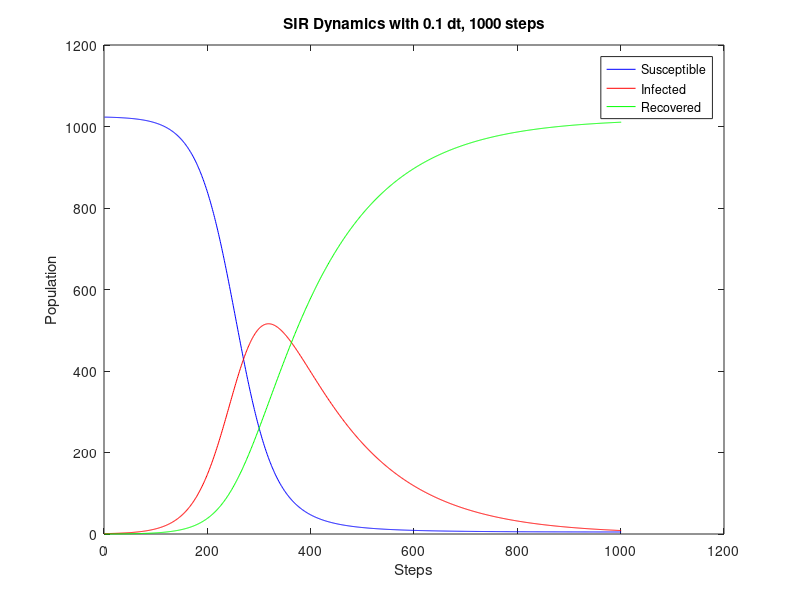

MATLAB code for this plot:
steps = 1000;
dt = 0.1;
replications = 0;
dynamics = [
1023.000,1.000,0.000;
1023.000,1.000,0.000;
1023.000,1.000,0.000;
1023.000,1.000,0.000;
1022.965,1.028,0.007;
1022.930,1.057,0.013;
1022.895,1.085,0.020;
1022.859,1.114,0.027;
1022.822,1.144,0.034;
1022.784,1.175,0.041;
1022.745,1.206,0.049;
1022.705,1.238,0.056;
1022.664,1.272,0.064;
1022.622,1.306,0.072;
1022.579,1.341,0.080;
1022.534,1.377,0.089;
1022.489,1.414,0.097;
1022.442,1.452,0.106;
1022.394,1.491,0.116;
1022.344,1.531,0.125;
1022.294,1.572,0.135;
1022.242,1.614,0.145;
1022.188,1.657,0.155;
1022.133,1.702,0.165;
1022.077,1.747,0.176;
1022.019,1.794,0.187;
1021.959,1.842,0.198;
1021.898,1.892,0.210;
1021.836,1.942,0.222;
1021.771,1.994,0.234;
1021.705,2.048,0.247;
1021.637,2.103,0.260;
1021.568,2.159,0.273;
1021.496,2.217,0.287;
1021.423,2.276,0.301;
1021.347,2.337,0.315;
1021.270,2.400,0.330;
1021.191,2.464,0.345;
1021.109,2.530,0.361;
1021.025,2.598,0.377;
1020.939,2.668,0.393;
1020.851,2.739,0.410;
1020.760,2.812,0.427;
1020.667,2.888,0.445;
1020.572,2.965,0.463;
1020.473,3.044,0.482;
1020.373,3.126,0.501;
1020.269,3.209,0.521;
1020.163,3.295,0.542;
1020.054,3.384,0.562;
1019.942,3.474,0.584;
1019.827,3.567,0.606;
1019.709,3.662,0.628;
1019.588,3.760,0.651;
1019.464,3.861,0.675;
1019.336,3.964,0.700;
1019.205,4.070,0.725;
1019.071,4.179,0.750;
1018.933,4.291,0.777;
1018.791,4.405,0.804;
1018.645,4.523,0.832;
1018.496,4.644,0.860;
1018.342,4.768,0.890;
1018.185,4.895,0.920;
1018.023,5.026,0.951;
1017.857,5.160,0.983;
1017.687,5.298,1.015;
1017.512,5.439,1.049;
1017.333,5.584,1.083;
1017.148,5.733,1.119;
1016.959,5.886,1.155;
1016.765,6.043,1.192;
1016.566,6.204,1.230;
1016.361,6.369,1.270;
1016.151,6.539,1.310;
1015.935,6.713,1.351;
1015.714,6.892,1.394;
1015.487,7.076,1.437;
1015.254,7.264,1.482;
1015.015,7.457,1.528;
1014.769,7.656,1.575;
1014.517,7.859,1.624;
1014.258,8.068,1.673;
1013.993,8.283,1.724;
1013.720,8.503,1.777;
1013.441,8.729,1.831;
1013.153,8.961,1.886;
1012.859,9.199,1.942;
1012.556,9.443,2.001;
1012.246,9.693,2.060;
1011.928,9.951,2.122;
1011.601,10.214,2.185;
1011.266,10.485,2.249;
1010.921,10.763,2.316;
1010.568,11.048,2.384;
1010.206,11.341,2.454;
1009.834,11.641,2.525;
1009.452,11.949,2.599;
1009.061,12.265,2.675;
1008.659,12.589,2.752;
1008.247,12.921,2.832;
1007.824,13.263,2.914;
1007.390,13.613,2.998;
1006.944,13.972,3.084;
1006.487,14.340,3.172;
1006.019,14.718,3.263;
1005.538,15.106,3.356;
1005.045,15.504,3.452;
1004.538,15.912,3.550;
1004.019,16.330,3.650;
1003.487,16.760,3.754;
1002.940,17.200,3.860;
1002.380,17.651,3.969;
1001.805,18.114,4.080;
1001.216,18.589,4.195;
1000.611,19.076,4.313;
999.990,19.576,4.434;
999.354,20.088,4.558;
998.702,20.613,4.685;
998.033,21.152,4.815;
997.347,21.704,4.949;
996.643,22.270,5.087;
995.921,22.851,5.228;
995.182,23.446,5.372;
994.423,24.056,5.521;
993.645,24.682,5.673;
992.848,25.323,5.829;
992.030,25.980,5.990;
991.192,26.654,6.154;
990.332,27.345,6.323;
989.451,28.052,6.496;
988.548,28.778,6.674;
987.623,29.521,6.856;
986.674,30.283,7.043;
985.702,31.063,7.235;
984.705,31.863,7.432;
983.684,32.682,7.634;
982.637,33.522,7.841;
981.565,34.382,8.053;
980.466,35.263,8.271;
979.340,36.165,8.495;
978.187,37.089,8.724;
977.005,38.036,8.959;
975.795,39.005,9.200;
974.554,39.998,9.447;
973.284,41.015,9.701;
971.983,42.056,9.961;
970.651,43.121,10.228;
969.287,44.212,10.501;
967.889,45.329,10.781;
966.459,46.472,11.069;
964.994,47.642,11.364;
963.495,48.840,11.666;
961.959,50.065,11.976;
960.388,51.319,12.293;
958.780,52.601,12.619;
957.134,53.914,12.953;
955.449,55.256,13.295;
953.725,56.629,13.645;
951.961,58.034,14.005;
950.157,59.470,14.373;
948.311,60.938,14.751;
946.423,62.440,15.138;
944.491,63.975,15.534;
942.516,65.544,15.940;
940.496,67.147,16.357;
938.431,68.786,16.783;
936.319,70.460,17.220;
934.161,72.171,17.668;
931.955,73.919,18.126;
929.700,75.704,18.596;
927.395,77.527,19.077;
925.041,79.389,19.570;
922.635,81.290,20.075;
920.178,83.231,20.592;
917.668,85.212,21.121;
915.104,87.233,21.663;
912.486,89.296,22.218;
909.814,91.401,22.786;
907.085,93.548,23.367;
904.300,95.737,23.963;
901.458,97.970,24.572;
898.557,100.247,25.196;
895.598,102.568,25.834;
892.580,104.933,26.487;
889.501,107.344,27.155;
886.361,109.800,27.839;
883.160,112.302,28.539;
879.896,114.850,29.254;
876.570,117.444,29.986;
873.180,120.085,30.735;
869.726,122.774,31.501;
866.207,125.509,32.284;
862.623,128.293,33.084;
858.973,131.124,33.903;
855.258,134.003,34.739;
851.475,136.931,35.595;
847.625,139.906,36.469;
843.708,142.930,37.362;
839.723,146.002,38.275;
835.670,149.123,39.208;
831.548,152.292,40.161;
827.357,155.509,41.134;
823.098,158.774,42.128;
818.769,162.087,43.143;
814.372,165.448,44.180;
809.905,168.856,45.239;
805.369,172.312,46.319;
800.764,175.814,47.422;
796.089,179.363,48.548;
791.346,182.957,49.697;
786.534,186.597,50.869;
781.654,190.282,52.064;
776.705,194.011,53.284;
771.689,197.783,54.528;
766.605,201.598,55.797;
761.454,205.456,57.090;
756.238,209.354,58.409;
750.955,213.292,59.753;
745.608,217.270,61.122;
740.197,221.285,62.518;
734.722,225.338,63.940;
729.185,229.427,65.388;
723.587,233.550,66.864;
717.928,237.706,68.366;
712.210,241.895,69.895;
706.434,246.114,71.452;
700.601,250.362,73.037;
694.712,254.638,74.650;
688.769,258.940,76.291;
682.774,263.266,77.960;
676.728,267.615,79.657;
670.632,271.985,81.383;
664.488,276.373,83.139;
658.298,280.779,84.923;
652.064,285.201,86.736;
645.787,289.635,88.578;
639.469,294.081,90.450;
633.113,298.536,92.352;
626.720,302.998,94.282;
620.292,307.465,96.243;
613.832,311.935,98.233;
607.341,316.406,100.253;
600.822,320.875,102.303;
594.278,325.340,104.383;
587.710,329.798,106.492;
581.120,334.249,108.631;
574.512,338.688,110.800;
567.887,343.114,112.999;
561.248,347.525,115.227;
554.597,351.918,117.485;
547.937,356.290,119.772;
541.271,360.640,122.089;
534.600,364.965,124.435;
527.927,369.262,126.811;
521.255,373.530,129.215;
514.586,377.766,131.648;
507.923,381.967,134.110;
501.268,386.132,136.600;
494.624,390.258,139.118;
487.993,394.343,141.665;
481.377,398.384,144.239;
474.779,402.380,146.841;
468.202,406.328,149.470;
461.647,410.227,152.126;
455.117,414.075,154.808;
448.615,417.868,157.517;
442.142,421.606,160.252;
435.701,425.287,163.012;
429.293,428.909,165.798;
422.922,432.469,168.609;
416.588,435.968,171.444;
410.295,439.402,174.303;
404.044,442.770,177.187;
397.836,446.071,180.093;
391.674,449.304,183.022;
385.559,452.467,185.974;
379.493,455.559,188.948;
373.478,458.578,191.943;
367.516,461.524,194.960;
361.607,464.396,197.997;
355.753,467.193,201.054;
349.955,469.914,204.131;
344.216,472.558,207.227;
338.535,475.124,210.341;
332.914,477.612,213.474;
327.354,480.021,216.625;
321.857,482.351,219.792;
316.422,484.602,222.976;
311.051,486.773,226.176;
305.745,488.863,229.392;
300.504,490.874,232.623;
295.328,492.804,235.868;
290.220,494.653,239.127;
285.178,496.423,242.399;
280.203,498.112,245.685;
275.297,499.721,248.982;
270.458,501.250,252.292;
265.687,502.700,255.613;
260.985,504.071,258.944;
256.351,505.363,262.286;
251.786,506.576,265.637;
247.290,507.713,268.998;
242.862,508.771,272.367;
238.502,509.754,275.744;
234.211,510.660,279.129;
229.988,511.492,282.520;
225.832,512.249,285.919;
221.744,512.933,289.323;
217.723,513.543,292.733;
213.769,514.082,296.148;
209.882,514.550,299.568;
206.060,514.948,302.991;
202.304,515.277,306.419;
198.613,515.538,309.849;
194.986,515.732,313.282;
191.423,515.860,316.717;
187.923,515.923,320.154;
184.486,515.922,323.592;
181.111,515.858,327.031;
177.797,515.732,330.471;
174.544,515.546,333.910;
171.351,515.300,337.349;
168.216,514.996,340.787;
165.141,514.635,344.224;
162.123,514.217,347.660;
159.162,513.745,351.093;
156.257,513.219,354.524;
153.407,512.640,357.952;
150.613,512.010,361.377;
147.872,511.330,364.799;
145.184,510.600,368.216;
142.548,509.823,371.630;
139.964,508.998,375.038;
137.430,508.128,378.442;
134.946,507.213,381.841;
132.511,506.255,385.235;
130.124,505.254,388.622;
127.784,504.212,392.003;
125.492,503.130,395.379;
123.244,502.009,398.747;
121.042,500.850,402.108;
118.884,499.653,405.462;
116.769,498.421,408.809;
114.697,497.154,412.148;
112.667,495.854,415.479;
110.678,494.520,418.802;
108.729,493.155,422.116;
106.819,491.759,425.422;
104.949,490.333,428.719;
103.116,488.878,432.007;
101.320,487.395,435.285;
99.561,485.885,438.554;
97.838,484.348,441.813;
96.151,482.787,445.062;
94.497,481.201,448.302;
92.877,479.592,451.531;
91.291,477.960,454.749;
89.737,476.306,457.957;
88.214,474.631,461.154;
86.723,472.936,464.341;
85.262,471.222,467.516;
83.831,469.489,470.680;
82.429,467.738,473.833;
81.056,465.970,476.975;
79.710,464.185,480.105;
78.393,462.384,483.223;
77.102,460.569,486.329;
75.837,458.739,489.424;
74.598,456.895,492.507;
73.384,455.039,495.577;
72.195,453.169,498.635;
71.030,451.288,501.681;
69.889,449.396,504.715;
68.771,447.493,507.736;
67.675,445.580,510.745;
66.602,443.658,513.741;
65.550,441.726,516.724;
64.519,439.787,519.694;
63.509,437.839,522.652;
62.519,435.884,525.597;
61.550,433.922,528.529;
60.599,431.953,531.448;
59.668,429.979,534.354;
58.755,427.999,537.246;
57.860,426.014,540.126;
56.983,424.024,542.993;
56.124,422.030,545.846;
55.281,420.033,548.686;
54.455,418.032,551.513;
53.646,416.028,554.326;
52.852,414.021,557.127;
52.074,412.012,559.914;
51.311,410.002,562.687;
50.563,407.989,565.447;
49.830,405.976,568.194;
49.111,403.962,570.927;
48.406,401.947,573.647;
47.714,399.932,576.354;
47.036,397.917,579.047;
46.371,395.902,581.726;
45.719,393.888,584.393;
45.079,391.875,587.045;
44.452,389.863,589.685;
43.836,387.853,592.311;
43.232,385.844,594.923;
42.640,383.838,597.522;
42.059,381.833,600.108;
41.489,379.831,602.680;
40.929,377.831,605.239;
40.381,375.835,607.785;
39.842,373.841,610.317;
39.313,371.851,612.836;
38.795,369.864,615.341;
38.286,367.881,617.834;
37.786,365.901,620.313;
37.295,363.926,622.778;
36.814,361.955,625.231;
36.341,359.988,627.670;
35.878,358.026,630.097;
35.422,356.068,632.510;
34.975,354.116,634.909;
34.536,352.168,637.296;
34.105,350.225,639.670;
33.681,348.288,642.031;
33.266,346.356,644.379;
32.858,344.429,646.714;
32.457,342.508,649.035;
32.063,340.593,651.344;
31.676,338.683,653.641;
31.296,336.780,655.924;
30.923,334.883,658.195;
30.556,332.991,660.453;
30.196,331.106,662.698;
29.842,329.228,664.930;
29.494,327.356,667.150;
29.152,325.490,669.358;
28.817,323.631,671.552;
28.487,321.779,673.735;
28.162,319.933,675.905;
27.843,318.094,678.062;
27.530,316.262,680.208;
27.222,314.437,682.340;
26.919,312.620,684.461;
26.622,310.809,686.569;
26.329,309.005,688.666;
26.042,307.209,690.750;
25.759,305.419,692.822;
25.481,303.637,694.882;
25.207,301.863,696.930;
24.938,300.095,698.966;
24.674,298.336,700.990;
24.414,296.583,703.003;
24.158,294.839,705.003;
23.906,293.101,706.992;
23.659,291.371,708.970;
23.416,289.649,710.935;
23.176,287.935,712.889;
22.940,286.228,714.832;
22.709,284.529,716.763;
22.481,282.837,718.682;
22.256,281.154,720.590;
22.035,279.478,722.487;
21.818,277.809,724.373;
21.604,276.149,726.247;
21.394,274.496,728.110;
21.186,272.851,729.962;
20.982,271.214,731.803;
20.782,269.585,733.633;
20.584,267.963,735.452;
20.390,266.350,737.260;
20.198,264.744,739.058;
20.010,263.146,740.844;
19.824,261.556,742.620;
19.641,259.974,744.385;
19.461,258.400,746.139;
19.284,256.833,747.883;
19.110,255.275,749.616;
18.938,253.724,751.339;
18.768,252.181,753.051;
18.602,250.646,754.753;
18.437,249.118,756.444;
18.276,247.599,758.125;
18.116,246.087,759.796;
17.959,244.584,761.457;
17.805,243.088,763.108;
17.652,241.599,764.748;
17.502,240.119,766.379;
17.354,238.646,767.999;
17.208,237.181,769.610;
17.065,235.724,771.211;
16.923,234.275,772.802;
16.784,232.833,774.383;
16.646,231.399,775.955;
16.511,229.973,777.516;
16.377,228.554,779.069;
16.245,227.143,780.611;
16.116,225.740,782.144;
15.988,224.344,783.668;
15.862,222.956,785.182;
15.737,221.575,786.687;
15.615,220.202,788.183;
15.494,218.837,789.669;
15.375,217.479,791.147;
15.257,216.128,792.615;
15.141,214.785,794.073;
15.027,213.450,795.523;
14.914,212.122,796.964;
14.803,210.801,798.396;
14.693,209.487,799.819;
14.585,208.181,801.233;
14.479,206.883,802.639;
14.373,205.591,804.035;
14.270,204.307,805.423;
14.167,203.030,806.802;
14.066,201.761,808.173;
13.967,200.498,809.535;
13.868,199.243,810.888;
13.771,197.995,812.234;
13.676,196.754,813.570;
13.581,195.520,814.898;
13.488,194.294,816.218;
13.396,193.074,817.530;
13.305,191.861,818.834;
13.216,190.655,820.129;
13.127,189.457,821.416;
13.040,188.265,822.695;
12.954,187.080,823.966;
12.869,185.902,825.229;
12.785,184.731,826.484;
12.702,183.566,827.732;
12.620,182.409,828.971;
12.540,181.258,830.202;
12.460,180.114,831.426;
12.381,178.977,832.642;
12.304,177.846,833.851;
12.227,176.722,835.051;
12.151,175.604,836.245;
12.076,174.493,837.430;
12.002,173.389,838.608;
11.930,172.291,839.779;
11.858,171.200,840.942;
11.786,170.115,842.098;
11.716,169.037,843.247;
11.647,167.965,844.388;
11.578,166.899,845.522;
11.511,165.840,846.649;
11.444,164.787,847.769;
11.378,163.741,848.882;
11.312,162.700,849.987;
11.248,161.666,851.086;
11.184,160.638,852.177;
11.121,159.617,853.262;
11.059,158.601,854.340;
10.998,157.591,855.411;
10.937,156.588,856.475;
10.877,155.591,857.532;
10.818,154.599,858.583;
10.759,153.614,859.627;
10.702,152.634,860.664;
10.644,151.661,861.695;
10.588,150.693,862.719;
10.532,149.732,863.736;
10.477,148.776,864.747;
10.422,147.826,865.752;
10.368,146.881,866.750;
10.315,145.943,867.742;
10.262,145.010,868.728;
10.210,144.083,869.707;
10.159,143.161,870.680;
10.108,142.245,871.647;
10.058,141.335,872.607;
10.008,140.430,873.561;
9.959,139.531,874.510;
9.910,138.638,875.452;
9.862,137.749,876.388;
9.815,136.867,877.318;
9.768,135.989,878.243;
9.721,135.118,879.161;
9.676,134.251,880.073;
9.630,133.390,880.980;
9.585,132.534,881.881;
9.541,131.683,882.776;
9.497,130.838,883.665;
9.454,129.998,884.549;
9.411,129.163,885.427;
9.368,128.333,886.299;
9.326,127.508,887.165;
9.285,126.689,888.027;
9.243,125.874,888.882;
9.203,125.065,889.732;
9.163,124.261,890.577;
9.123,123.461,891.416;
9.084,122.667,892.250;
9.045,121.877,893.078;
9.006,121.093,893.901;
8.968,120.313,894.719;
8.930,119.538,895.531;
8.893,118.768,896.339;
8.856,118.003,897.141;
8.820,117.243,897.938;
8.784,116.487,898.730;
8.748,115.736,899.516;
8.713,114.990,900.298;
8.678,114.248,901.074;
8.643,113.511,901.846;
8.609,112.779,902.613;
8.575,112.051,903.374;
8.541,111.328,904.131;
8.508,110.609,904.883;
8.475,109.895,905.630;
8.443,109.185,906.372;
8.411,108.480,907.109;
8.379,107.779,907.842;
8.347,107.083,908.570;
8.316,106.391,909.293;
8.285,105.703,910.012;
8.255,105.020,910.726;
8.224,104.341,911.435;
8.194,103.666,912.140;
8.165,102.995,912.840;
8.136,102.329,913.535;
8.106,101.667,914.226;
8.078,101.009,914.913;
8.049,100.356,915.595;
8.021,99.706,916.273;
7.993,99.060,916.946;
7.966,98.419,917.615;
7.938,97.782,918.280;
7.911,97.148,918.941;
7.884,96.519,919.597;
7.858,95.894,920.249;
7.832,95.272,920.896;
7.806,94.655,921.540;
7.780,94.041,922.179;
7.754,93.432,922.814;
7.729,92.826,923.445;
7.704,92.224,924.072;
7.679,91.626,924.695;
7.655,91.031,925.314;
7.631,90.441,925.929;
7.606,89.854,926.539;
7.583,89.271,927.146;
7.559,88.692,927.749;
7.536,88.116,928.348;
7.513,87.544,928.943;
7.490,86.976,929.535;
7.467,86.411,930.122;
7.444,85.850,930.706;
7.422,85.292,931.286;
7.400,84.738,931.862;
7.378,84.188,932.434;
7.357,83.641,933.003;
7.335,83.097,933.568;
7.314,82.557,934.129;
7.293,82.021,934.686;
7.272,81.487,935.240;
7.252,80.958,935.791;
7.231,80.431,936.338;
7.211,79.908,936.881;
7.191,79.389,937.421;
7.171,78.872,937.957;
7.151,78.359,938.489;
7.132,77.850,939.019;
7.112,77.343,939.545;
7.093,76.840,940.067;
7.074,76.340,940.586;
7.055,75.843,941.102;
7.037,75.349,941.614;
7.018,74.859,942.123;
7.000,74.372,942.628;
6.982,73.887,943.131;
6.964,73.406,943.630;
6.946,72.928,944.126;
6.929,72.453,944.618;
6.911,71.981,945.108;
6.894,71.513,945.594;
6.877,71.047,946.077;
6.860,70.584,946.557;
6.843,70.124,947.033;
6.826,69.667,947.507;
6.809,69.213,947.978;
6.793,68.762,948.445;
6.777,68.314,948.909;
6.761,67.868,949.371;
6.745,67.426,949.829;
6.729,66.986,950.285;
6.713,66.550,950.737;
6.698,66.116,951.187;
6.682,65.684,951.633;
6.667,65.256,952.077;
6.652,64.830,952.518;
6.637,64.408,952.956;
6.622,63.987,953.391;
6.607,63.570,953.823;
6.593,63.155,954.252;
6.578,62.743,954.679;
6.564,62.334,955.103;
6.550,61.927,955.524;
6.535,61.523,955.942;
6.521,61.121,956.358;
6.508,60.722,956.770;
6.494,60.326,957.181;
6.480,59.932,957.588;
6.467,59.540,957.993;
6.453,59.152,958.395;
6.440,58.765,958.795;
6.427,58.382,959.191;
6.414,58.000,959.586;
6.401,57.621,959.978;
6.388,57.245,960.367;
6.375,56.871,960.753;
6.363,56.500,961.138;
6.350,56.130,961.519;
6.338,55.764,961.898;
6.326,55.399,962.275;
6.313,55.037,962.649;
6.301,54.678,963.021;
6.289,54.320,963.390;
6.278,53.965,963.757;
6.266,53.613,964.122;
6.254,53.262,964.484;
6.242,52.914,964.844;
6.231,52.568,965.201;
6.220,52.224,965.556;
6.208,51.883,965.909;
6.197,51.544,966.259;
6.186,51.206,966.608;
6.175,50.872,966.953;
6.164,50.539,967.297;
6.153,50.208,967.638;
6.143,49.880,967.978;
6.132,49.554,968.314;
6.121,49.229,968.649;
6.111,48.907,968.982;
6.100,48.587,969.312;
6.090,48.270,969.640;
6.080,47.954,969.966;
6.070,47.640,970.290;
6.060,47.328,970.612;
6.050,47.018,970.932;
6.040,46.711,971.249;
6.030,46.405,971.565;
6.020,46.101,971.878;
6.011,45.800,972.190;
6.001,45.500,972.499;
5.992,45.202,972.806;
5.982,44.906,973.112;
5.973,44.612,973.415;
5.964,44.320,973.716;
5.955,44.030,974.016;
5.945,43.741,974.313;
5.936,43.455,974.609;
5.927,43.170,974.902;
5.919,42.888,975.194;
5.910,42.607,975.484;
5.901,42.328,975.771;
5.892,42.050,976.057;
5.884,41.775,976.341;
5.875,41.501,976.623;
5.867,41.230,976.904;
5.858,40.959,977.182;
5.850,40.691,977.459;
5.842,40.424,977.734;
5.833,40.160,978.007;
5.825,39.896,978.278;
5.817,39.635,978.548;
5.809,39.375,978.815;
5.801,39.117,979.081;
5.793,38.861,979.346;
5.786,38.606,979.608;
5.778,38.353,979.869;
5.770,38.102,980.128;
5.763,37.852,980.385;
5.755,37.604,980.641;
5.747,37.358,980.895;
5.740,37.113,981.147;
5.733,36.869,981.398;
5.725,36.628,981.647;
5.718,36.387,981.895;
5.711,36.149,982.140;
5.704,35.912,982.385;
5.696,35.676,982.627;
5.689,35.442,982.868;
5.682,35.210,983.108;
5.675,34.979,983.345;
5.669,34.750,983.582;
5.662,34.522,983.816;
5.655,34.295,984.050;
5.648,34.071,984.281;
5.642,33.847,984.511;
5.635,33.625,984.740;
5.628,33.405,984.967;
5.622,33.185,985.193;
5.615,32.968,985.417;
5.609,32.751,985.640;
5.603,32.537,985.861;
5.596,32.323,986.081;
5.590,32.111,986.299;
5.584,31.900,986.516;
5.578,31.691,986.731;
5.571,31.483,986.946;
5.565,31.277,987.158;
5.559,31.071,987.369;
5.553,30.867,987.579;
5.547,30.665,987.788;
5.541,30.464,987.995;
5.536,30.264,988.201;
5.530,30.065,988.405;
5.524,29.868,988.608;
5.518,29.672,988.810;
5.513,29.477,989.010;
5.507,29.283,989.210;
5.501,29.091,989.407;
5.496,28.900,989.604;
5.490,28.711,989.799;
5.485,28.522,989.993;
5.479,28.335,990.186;
5.474,28.149,990.377;
5.469,27.964,990.567;
5.463,27.780,990.756;
5.458,27.598,990.944;
5.453,27.417,991.130;
5.448,27.237,991.316;
5.442,27.058,991.500;
5.437,26.880,991.682;
5.432,26.704,991.864;
5.427,26.529,992.044;
5.422,26.354,992.223;
5.417,26.181,992.401;
5.412,26.009,992.578;
5.407,25.838,992.754;
5.403,25.669,992.929;
5.398,25.500,993.102;
5.393,25.333,993.274;
5.388,25.166,993.445;
5.384,25.001,993.615;
5.379,24.837,993.784;
5.374,24.674,993.952;
5.370,24.512,994.119;
5.365,24.351,994.284;
5.361,24.191,994.449;
5.356,24.032,994.612;
5.352,23.874,994.774;
5.347,23.717,994.936;
5.343,23.561,995.096;
5.338,23.406,995.255;
5.334,23.253,995.413;
5.330,23.100,995.570;
5.326,22.948,995.726;
5.321,22.797,995.881;
5.317,22.648,996.035;
5.313,22.499,996.188;
5.309,22.351,996.340;
5.305,22.204,996.491;
5.301,22.058,996.641;
5.297,21.913,996.790;
5.292,21.769,996.938;
5.288,21.626,997.085;
5.285,21.484,997.232;
5.281,21.343,997.377;
5.277,21.203,997.521;
5.273,21.063,997.664;
5.269,20.925,997.806;
5.265,20.787,997.948;
5.261,20.651,998.088;
5.258,20.515,998.228;
5.254,20.380,998.366;
5.250,20.246,998.504;
5.246,20.113,998.641;
5.243,19.981,998.776;
5.239,19.849,998.911;
5.236,19.719,999.046;
5.232,19.589,999.179;
5.228,19.461,999.311;
5.225,19.333,999.443;
5.221,19.206,999.573;
5.218,19.079,999.703;
5.214,18.954,999.832;
5.211,18.829,999.960;
5.208,18.705,1000.087;
5.204,18.582,1000.213;
5.201,18.460,1000.339;
5.198,18.339,1000.464;
5.194,18.218,1000.587;
5.191,18.099,1000.711;
5.188,17.980,1000.833;
5.184,17.861,1000.954;
5.181,17.744,1001.075;
5.178,17.627,1001.195;
5.175,17.511,1001.314;
5.172,17.396,1001.432;
5.169,17.282,1001.550;
5.166,17.168,1001.666;
5.162,17.055,1001.782;
5.159,16.943,1001.898;
5.156,16.832,1002.012;
5.153,16.721,1002.126;
5.150,16.611,1002.239;
5.147,16.502,1002.351;
5.144,16.393,1002.462;
5.142,16.285,1002.573;
5.139,16.178,1002.683;
5.136,16.072,1002.792;
5.133,15.966,1002.901;
5.130,15.861,1003.009;
5.127,15.757,1003.116;
5.124,15.653,1003.222;
5.122,15.550,1003.328;
5.119,15.448,1003.433;
5.116,15.346,1003.538;
5.113,15.245,1003.641;
5.111,15.145,1003.744;
5.108,15.045,1003.847;
5.105,14.946,1003.948;
5.103,14.848,1004.049;
5.100,14.750,1004.149;
5.097,14.653,1004.249;
5.095,14.557,1004.348;
5.092,14.461,1004.446;
5.090,14.366,1004.544;
5.087,14.272,1004.641;
5.085,14.178,1004.738;
5.082,14.084,1004.833;
5.080,13.992,1004.928;
5.077,13.900,1005.023;
5.075,13.808,1005.117;
5.072,13.717,1005.210;
5.070,13.627,1005.303;
5.068,13.538,1005.395;
5.065,13.448,1005.486;
5.063,13.360,1005.577;
5.061,13.272,1005.667;
5.058,13.185,1005.757;
5.056,13.098,1005.846;
5.054,13.012,1005.935;
5.051,12.926,1006.023;
5.049,12.841,1006.110;
5.047,12.757,1006.197;
5.045,12.673,1006.283;
5.042,12.589,1006.368;
5.040,12.506,1006.453;
5.038,12.424,1006.538;
5.036,12.342,1006.622;
5.034,12.261,1006.705;
5.031,12.180,1006.788;
5.029,12.100,1006.870;
5.027,12.021,1006.952;
5.025,11.942,1007.033;
5.023,11.863,1007.114;
5.021,11.785,1007.194;
5.019,11.707,1007.274;
5.017,11.630,1007.353;
5.015,11.554,1007.431;
5.013,11.478,1007.509;
5.011,11.402,1007.587;
5.009,11.327,1007.664;
5.007,11.253,1007.740;
5.005,11.179,1007.816;
5.003,11.105,1007.892;
5.001,11.032,1007.967;
4.999,10.959,1008.042;
4.997,10.887,1008.116;
4.995,10.815,1008.189;
4.994,10.744,1008.262;
4.992,10.674,1008.335;
4.990,10.603,1008.407;
4.988,10.534,1008.478;
4.986,10.464,1008.550;
4.984,10.395,1008.620;
4.983,10.327,1008.691;
4.981,10.259,1008.760;
4.979,10.191,1008.830;
4.977,10.124,1008.898;
4.976,10.058,1008.967;
4.974,9.991,1009.035;
4.972,9.926,1009.102;
4.970,9.860,1009.169;
4.969,9.795,1009.236;
4.967,9.731,1009.302;
4.965,9.667,1009.368;
4.964,9.603,1009.433;
4.962,9.540,1009.498;
4.960,9.477,1009.562;
4.959,9.415,1009.626;
4.957,9.353,1009.690;
4.955,9.291,1009.753;
4.954,9.230,1009.816;
4.952,9.169,1009.878;
4.951,9.109,1009.940;
4.949,9.049,1010.002;
4.948,8.989,1010.063;
4.946,8.930,1010.124;
4.945,8.871,1010.184;
4.943,8.813,1010.244;
4.942,8.755,1010.304;
4.940,8.697,1010.363;
4.939,8.640,1010.421;
4.937,8.583,1010.480;
4.936,8.527,1010.538;
4.934,8.471,1010.595;
];
susceptibleRatio = dynamics (:, 1);
infectedRatio = dynamics (:, 2);
recoveredRatio = dynamics (:, 3);
figure
plot (susceptibleRatio.', 'color', 'blue');
hold on
plot (infectedRatio.', 'color', 'red');
hold on
plot (recoveredRatio.', 'color', 'green');
xlabel ('Steps');
ylabel ('Population');
legend('Susceptible','Infected', 'Recovered');
title ('SIR Dynamics with 0.1 dt, 1000 steps');
